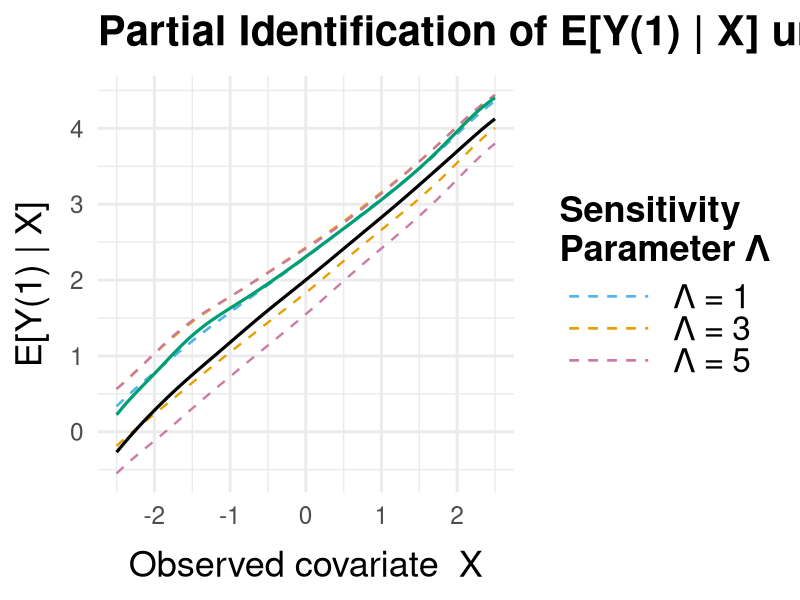

This figure's R source:
# ============================================================
#  Partial Identification of E[Y(1) | X] under Hidden Confounding
#  DVDS Method: Dorn, Guo & Kallus (2023)
#  "Doubly-Valid/Doubly-Sharp Sensitivity Analysis for Causal
#   Inference with Unmeasured Confounding"
#
#  Sensitivity model: Marginal Sensitivity Model (MSM)
#  with parameter Lambda (Λ).
#
#  Under MSM(Λ), the true propensity odds are within Λ of the
#  nominal (estimated) propensity odds:
#
#    1/Λ ≤ [π(x)/(1-π(x))] / [ê(x)/(1-ê(x))] ≤ Λ
#
#  where π(x) is the TRUE propensity (unknown), ê(x) is the
#  NOMINAL propensity estimated from observed data.
#  Λ = 1  →  no hidden confounding (standard IPW).
#  Λ > 1  →  allows for increasing amounts of confounding.
# ============================================================

library(quantreg)   # quantile regression for DVDS augmentation
library(ggplot2)
library(dplyr)

set.seed(2024)
n <- 2000

# ------------------------------------------------------------
# 1.  Data Generating Process (DGP)
# ------------------------------------------------------------
#
#  X  ~ N(0,1)          observed covariate
#  U  ~ N(0,1)          HIDDEN confounder (analyst does not see U)
#
#  True propensity: P(A=1 | X, U) = logistic(0.5*X + 0.9*U)
#  → U is a strong confounder of A → Y
#
#  Potential outcomes:
#    Y(1) = 2 + X + 0.8*U + ε1     (treated)
#    Y(0) = 0.5*X        + ε0     (control)
#
#  Observed: Y = A·Y(1) + (1-A)·Y(0)

X  <- rnorm(n)
U  <- rnorm(n)                                  # HIDDEN — never used in estimation

true_ps <- plogis(0.5 * X + 0.9 * U)           # depends on U
A  <- rbinom(n, 1, true_ps)

Y1_pot <- 2 + X + 0.8 * U + rnorm(n, sd = 0.5) # potential outcome Y(1)
Y0_pot <- 0.5 * X          + rnorm(n, sd = 0.5) # potential outcome Y(0)
Y  <- A * Y1_pot + (1 - A) * Y0_pot             # observed outcome

cat("============================================================\n")
cat("  ORACLE (uses U — unobservable in practice)\n")
cat("============================================================\n")
cat(sprintf("  True E[Y(1)]       = %.3f\n", mean(Y1_pot)))
cat(sprintf("  True E[Y(0)]       = %.3f\n", mean(Y0_pot)))
cat(sprintf("  True ATE           = %.3f\n\n", mean(Y1_pot - Y0_pot)))

# ------------------------------------------------------------
# 2.  Analyst's world: only (X, A, Y) are observed
#     Estimate nominal propensity score ignoring U
# ------------------------------------------------------------

ps_model <- glm(A ~ X, family = binomial)       # omits U
pi_hat   <- fitted(ps_model)
pi_hat   <- pmax(pi_hat, 0.02)                  # trim for numerical stability

naive_ipw <- mean(A * Y / pi_hat)               # Horwitz-Thompson estimator

cat("============================================================\n")
cat("  NAIVE ANALYSIS (ignores hidden confounding)\n")
cat("============================================================\n")
cat(sprintf("  Naive IPW E[Y(1)]  = %.3f  (biased due to hidden U)\n\n",
            naive_ipw))

# ------------------------------------------------------------
# 3.  DVDS Marginal Bounds on E[Y(1)]
# ------------------------------------------------------------
#
#  Under MSM(Λ), the SHARP identified set for E[Y(1)] is
#  [L(Λ), U(Λ)] where the bounds come from a doubly-valid
#  augmented estimator (Dorn, Guo & Kallus 2023, Sec. 3):
#
#  Key idea: choose a quantile level τ = Λ/(1+Λ) (upper bound)
#  or τ = 1/(1+Λ) (lower bound) for the treated-unit outcome
#  distribution.  Then the DVDS estimator is:
#
#    ψ̂_upper = (1/n) Σ_i [ q̂_{τ}(X_i) + w_i^up · A_i · (Y_i − q̂_{τ}(X_i)) ]
#    ψ̂_lower = (1/n) Σ_i [ q̂_{τ'}(X_i) + w_i^lo · A_i · (Y_i − q̂_{τ'}(X_i)) ]
#
#  where the MSM tilted weights are:
#    w_i^up = Λ / (Λ · π̂(X_i) + 1 − π̂(X_i))
#    w_i^lo = 1 / (π̂(X_i) + Λ · (1 − π̂(X_i)))
#
#  and q̂_τ(x) is a quantile regression of Y on X at level τ,
#  fit on TREATED units only.
#
#  "Doubly valid" means the bound is valid if EITHER:
#   (a) the propensity score model is correct, OR
#   (b) the outcome quantile model is correct.
#
#  "Sharp" means no tighter bound is possible under MSM(Λ).

dvds_marginal_bounds <- function(Y, A, X, pi_hat, Lambda) {

  tau_up  <- Lambda / (1 + Lambda)   # quantile for upper bound
  tau_lo  <- 1      / (1 + Lambda)   # quantile for lower bound

  # MSM tilted IPW weights (one per observation)
  w_up <- Lambda / (Lambda * pi_hat + (1 - pi_hat))
  w_lo <- 1      / (pi_hat + Lambda * (1 - pi_hat))

  # Quantile regression on treated units only
  df_treated <- data.frame(Y = Y[A == 1], X = X[A == 1])

  qfit_up <- rq(Y ~ X, tau = tau_up, data = df_treated)
  qfit_lo <- rq(Y ~ X, tau = tau_lo, data = df_treated)

  q_up <- predict(qfit_up, newdata = data.frame(X = X))  # predict for ALL units
  q_lo <- predict(qfit_lo, newdata = data.frame(X = X))

  # DVDS augmented estimators (IPW + quantile control variate)
  psi_up <- mean(q_up + w_up * A * (Y - q_up))
  psi_lo <- mean(q_lo + w_lo * A * (Y - q_lo))

  return(list(lower   = psi_lo,
              upper   = psi_up,
              width   = psi_up - psi_lo,
              q_up    = q_up,
              q_lo    = q_lo,
              w_up    = w_up,
              w_lo    = w_lo,
              tau_up  = tau_up,
              tau_lo  = tau_lo))
}

# Compute bounds over a sequence of Lambda values
Lambda_seq  <- c(1.0, 3.0, 5.0)
true_EY1    <- mean(Y1_pot)

marginal_results <- do.call(rbind, lapply(Lambda_seq, function(L) {
  b <- dvds_marginal_bounds(Y, A, X, pi_hat, L)
  data.frame(Lambda      = L,
             Lower       = b$lower,
             Upper       = b$upper,
             Width       = b$width,
             Contains_truth = (b$lower <= true_EY1 & true_EY1 <= b$upper))
}))

cat("============================================================\n")
cat(sprintf("  DVDS MARGINAL BOUNDS on E[Y(1)]  (true = %.3f)\n", true_EY1))
cat("============================================================\n")
print(marginal_results, row.names = FALSE, digits = 3)
cat("\n")

# ------------------------------------------------------------
# 4.  Conditional Bounds: E[Y(1) | X = x]  for each Lambda
# ------------------------------------------------------------
#
#  We evaluate the DVDS bound locally at each grid point x0
#  using a Nadaraya-Watson kernel smoother with Gaussian kernel.
#  This gives the identified SET for the conditional mean
#  potential outcome as a function of X.

# I don't think this is the correct way to go about it.
# Maybe it is, but play it safe for the conference.

dvds_conditional_bounds <- function(Y, A, X, pi_hat, Lambda,
                                    x_grid, bandwidth = 0.4) {

  tau_up <- Lambda / (1 + Lambda)
  tau_lo <- 1      / (1 + Lambda)

  w_up <- Lambda / (Lambda * pi_hat + (1 - pi_hat))
  w_lo <- 1      / (pi_hat + Lambda * (1 - pi_hat))

  # Global quantile regression on treated (extrapolates to full X range)
  df_tr  <- data.frame(Y = Y[A == 1], X = X[A == 1])
  q_up   <- predict(rq(Y ~ X, tau = tau_up, data = df_tr),
                    newdata = data.frame(X = X))
  q_lo   <- predict(rq(Y ~ X, tau = tau_lo, data = df_tr),
                    newdata = data.frame(X = X))

  # Local DVDS bounds at each grid point using kernel weighting
  res <- vapply(x_grid, function(x0) {

    kw <- dnorm((X - x0) / bandwidth)   # Gaussian kernel weights
    kw_norm <- kw / sum(kw)             # normalise to sum to 1

    upper <- sum(kw_norm * (q_up + w_up * A * (Y - q_up)))
    lower <- sum(kw_norm * (q_lo + w_lo * A * (Y - q_lo)))

    # Oracle: true E[Y(1) | X ≈ x0]
    true_cond <- sum(kw_norm * Y1_pot)

    # Naive: sample mean of Y among treated near x0
    kw_tr <- kw * A
    naive  <- if (sum(kw_tr) > 1e-8) sum(kw_tr * Y) / sum(kw_tr)
              else NA_real_

    c(lower = lower, upper = upper,
      true  = true_cond, naive = naive)
  }, FUN.VALUE = numeric(4))

  data.frame(X      = x_grid,
             Lower  = res["lower", ],
             Upper  = res["upper", ],
             True   = res["true",  ],
             Naive  = res["naive", ],
             Lambda = Lambda)
}

x_grid <- seq(-2.5, 2.5, length.out = 60)

cond_list <- lapply(Lambda_seq, function(L) {
  dvds_conditional_bounds(Y, A, X, pi_hat, L, x_grid, bandwidth = 0.4)
})
cond_df <- bind_rows(cond_list)
cond_df$Lambda_label <- factor(paste0("Λ = ", cond_df$Lambda))

# Extract reference curves (same for all Lambda)
ref <- cond_df[cond_df$Lambda == 1, ]

# ------------------------------------------------------------
# 5.  Plot 1 — Conditional bounds as lines for each Lambda
# ------------------------------------------------------------

# Sort data descending by Lambda so the widest bounds are drawn first
cond_df_sorted <- cond_df %>% arrange(desc(Lambda))

p1 <- ggplot(cond_df_sorted, aes(x = X)) +
  # Upper bound lines
  geom_line(aes(y = Upper, color = Lambda_label),
            linewidth = 0.8, linetype = "dashed") +
  # Lower bound lines
  geom_line(aes(y = Lower, color = Lambda_label),
            linewidth = 0.8, linetype = "dashed") +
  # True conditional mean (Oracle) - Solid Black
  geom_line(data = ref,
            aes(x = X, y = True),
            color = "black", linewidth = 1.1,
            inherit.aes = FALSE) +
  # Naive estimate - Solid Blue
  geom_line(data = ref,
            aes(x = X, y = Naive),
            color = "#009E73", linewidth = 1.1,
            inherit.aes = FALSE) +
  scale_color_manual(
    name   = "Sensitivity\nParameter Λ",
    values = c("#56B4E9", "#E69F00", "#CC79A7")) +
  labs(
    title    = "Partial Identification of E[Y(1) | X] under Hidden Confounding",
    x        = "Observed covariate  X",
    y        = "E[Y(1) | X]"
  ) +
  theme_minimal(base_size = 22) +
  theme(
    # Use your suggested size of 40 for the title
    plot.title    = element_text(size = 30, face = "bold", margin = margin(b = 15)),
    
    # Scale axis and legend titles slightly larger than the base text
    axis.title.x  = element_text(size = 26, margin = margin(t = 15)),
    axis.title.y  = element_text(size = 26, margin = margin(r = 15)),
    legend.title  = element_text(size = 26, face = "bold"),
    legend.text   = element_text(size = 24),
    
    # Ensure the legend lines are long enough to clearly see the dashes
    legend.key.width  = unit(2.5, "cm")
  )


# ------------------------------------------------------------
# 6.  Plot 2 — Marginal bound width as a function of Lambda
# ------------------------------------------------------------

p2 <- ggplot(marginal_results, aes(x = Lambda)) +
  geom_ribbon(aes(ymin = Lower, ymax = Upper), fill = "#FDAE61", alpha = 0.4) +
  geom_line(aes(y = Lower), color = "#D73027", linewidth = 1) +
  geom_line(aes(y = Upper), color = "#D73027", linewidth = 1) +
  geom_hline(yintercept = true_EY1,
             color = "black", linetype = "dashed", linewidth = 0.9) +
  geom_hline(yintercept = naive_ipw,
             color = "steelblue", linetype = "solid", linewidth = 0.9) +
  annotate("text", x = 1.05, y = true_EY1 + 0.06,
           label = "True E[Y(1)]", hjust = 0, size = 3.5, color = "black") +
  annotate("text", x = 1.05, y = naive_ipw - 0.1,
           label = "Naive IPW", hjust = 0, size = 3.5, color = "steelblue") +
  scale_x_continuous(breaks = Lambda_seq) +
  # Customizing the merged legend for color and linetype
  scale_color_manual(
    name = "Reference Lines",
    values = c("True E[Y(1)]" = "black", "Naive IPW" = "steelblue")
  ) +
  scale_linetype_manual(
    name = "Reference Lines",
    values = c("True E[Y(1)]" = "dashed", "Naive IPW" = "solid")
  ) +
  labs(
    title    = "Identified Set for E[Y(1)]",
    x        = "Sensitivity parameter  Λ",
    y        = "E[Y(1)]",
  ) +
  theme_minimal(base_size = 22) +
  theme(
    plot.title    = element_text(face = "bold"),
  )

# Print plots
print(p1)
#print(p2)

cat("============================================================\n")
cat("  INTERPRETATION GUIDE\n")
cat("============================================================\n")
cat("  Λ = 1 : assumes no hidden confounding (point-identified).\n")
cat("  Λ > 1 : allows unmeasured confounders to shift treatment\n")
cat("          odds by up to factor Λ.\n\n")
cat("  The DVDS bound is:\n")
cat("  • Sharp  — no tighter interval is possible under MSM(Λ).\n")
cat("  • Doubly valid — consistent if EITHER the propensity\n")
cat("    model OR the outcome quantile model is correctly\n")
cat("    specified (but not necessarily both).\n\n")
cat("  In this simulation, the analyst's propensity model is\n")
cat("  MISSPECIFIED (omits U).  The naive IPW estimate is biased\n")
cat("  downward.  The true E[Y(1)] falls inside the identified\n")
cat("  set once Λ is large enough to cover the true confounding.\n")
